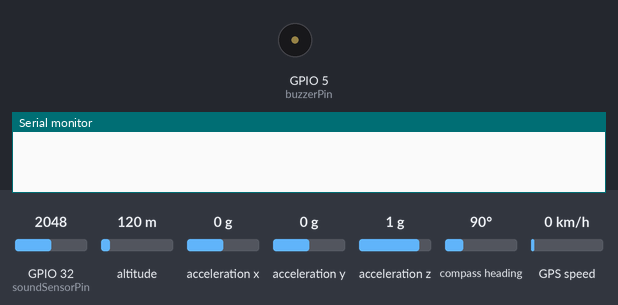
The sketch below on a simulated ESP32. On the bench: buzzer (waves = sounding, pin HIGH), the last lines printed to the serial monitor. Inputs (shaded band) come from the test bench; at power-on: GPIO 32 (soundSensorPin) = 2048, altitude 120 m, acceleration x 0 g, acceleration y 0 g, acceleration z 1 g, compass heading 90°, GPS speed 0 km/h. WiFi joins after 1.5 s; servers stay silent unless stated; the GPS gets a fix after 3 s at 37.7749, -122.4194 with 8 satellites.

Above: at 0.1 s.
At 2.1 s:
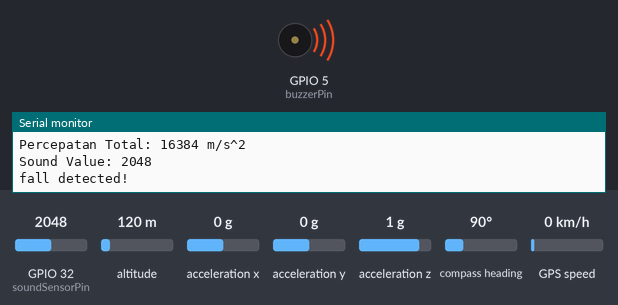
Timing chart, 0 to 4.5 s (numbered marks = the images above):
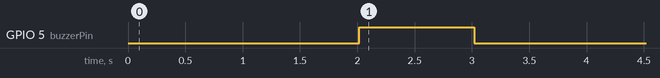

The sketch:

gps-mpu-buzzer-ky-firebase8.ino
```cpp
#include <Wire.h>
#include <MPU6050.h>
#include <TinyGPS++.h>
#include <HardwareSerial.h>
#include <WiFi.h>
#include <FirebaseESP32.h>

#define WIFI_SSID "lalalalalalalalala"
#define WIFI_PASSWORD "123123123"
#define FIREBASE_HOST "falldetector-98d21-default-rtdb.firebaseio.com"
#define FIREBASE_AUTH "AIzaSyCluCynP5G1a_ISHYW6UXfoN81ZwGeoNb4"

#define buzzerPin 5
#define soundSensorPin 32
#define thresholdmpu 10000
#define thresholdky 500

MPU6050 mpu;
TinyGPSPlus gps;
HardwareSerial SerialGPS(1); // Gunakan Serial1 atau Serial2 tergantung port serial yang Anda gunakan

FirebaseData firebaseData;

int prevAccX = 0;
int prevAccY = 0;
int prevAccZ = 0;

void setup() {
  Wire.begin();
  Serial.begin(115200);
  SerialGPS.begin(9600, SERIAL_8N1, 16, 17);
  mpu.initialize();

  pinMode(buzzerPin, OUTPUT);
  digitalWrite(buzzerPin, LOW);

  WiFi.begin(WIFI_SSID, WIFI_PASSWORD);
  while (WiFi.status() != WL_CONNECTED) {
    delay(1000);
    Serial.println("Connecting to WiFi...");
  }
  Serial.println("Connected to WiFi");

  Firebase.begin(FIREBASE_HOST, FIREBASE_AUTH);
}

void loop() {
  // mpu
  int accX = mpu.getAccelerationX();
  int accY = mpu.getAccelerationY();
  int accZ = mpu.getAccelerationZ();
  int deltaX = abs(accX - prevAccX);
  int deltaY = abs(accY - prevAccY);
  int deltaZ = abs(accZ - prevAccZ);
  // hitung total delta percepatan mpu
  int a_total = sqrt(deltaX*deltaX + deltaY*deltaY + deltaZ*deltaZ);
  //serial monitor mpu
  Serial.print("X: ");
  Serial.print(deltaX);
  Serial.print(", Y: ");
  Serial.print(deltaY);
  Serial.print(", Z: ");
  Serial.println(deltaZ);
  Serial.println("Percepatan Total: " + String(a_total) + " m/s^2");

  // sensor ky
  int soundValue = analogRead(soundSensorPin);
  //serial monitor sound
  Serial.println("Sound Value: " + String (soundValue));

  // gps
  while (SerialGPS.available() > 0) {
    gps.encode(SerialGPS.read());
    if (gps.location.isUpdated()) {
  //serial monitor gps
      Serial.print("Latitude: ");
      Serial.print(gps.location.lat(), 6);
      Serial.print(" Longitude: ");
      Serial.print(gps.location.lng(), 6);
      Serial.println(" ");
  }
  }

  // kondisi jstuh mpu
  if (a_total >= thresholdmpu) {
    Serial.println("fall detected!");
    digitalWrite(buzzerPin, HIGH);
    delay(1000);
    digitalWrite(buzzerPin, LOW);
    Firebase.setString(firebaseData, "/Sensor/Sensor Mpu/Kondisi", "Fall Detected!");
    Firebase.setString(firebaseData, "/Sensor/Sensor Mpu/Status", "Bahaya!");
  }

  // logika ky
  if (soundValue > thresholdky) {
    Firebase.setString(firebaseData, "/Sensor/Sensor Ky/Kondisi", "Scream Detected!");
    delay(3000);
}


    else {
    Firebase.setString(firebaseData, "/Sensor/Sensor Mpu/Kondisi", "Fall not Detected!");
    Firebase.setString(firebaseData, "/Sensor/Sensor Ky/Kondisi", "Scream not Detected!");
    Firebase.setString(firebaseData, "/Sensor/Sensor Mpu/Status", "Aman");
    }

    Firebase.setInt(firebaseData, "/Sensor/Sensor Mpu/Value", a_total);
    Firebase.setFloat(firebaseData, "/Sensor/Sensor Gps/latitude", gps.location.lat());
    Firebase.setFloat(firebaseData, "/Sensor/Sensor Gps/longitude", gps.location.lng());
    Firebase.setInt(firebaseData, "/Sensor/Sensor Ky/Value", soundValue);

  prevAccX = accX;
  prevAccY = accY;
  prevAccZ = accZ;

  delay(500);
}
```

Measured:
- by itself, GPIO 5 (buzzerPin): LOW → HIGH at 2.0 s, → LOW 1.0 s later
